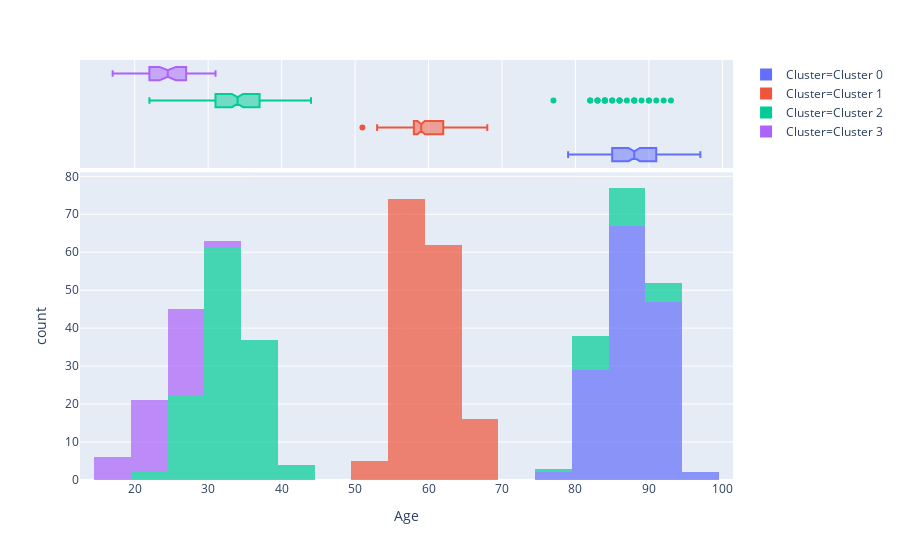

The code cell stored with this chart in its notebook:
### Code cell
# plot a model
plot_model(kmeans,plot='distribution',feature='Age')

### Figure 1 — Plotly figure (JSON) as saved in the notebook; plotly's stock layout.template omitted (floating-point values rounded to 4 significant figures; data arrays with more than 128 entries replaced by an {"elided": "..."} marker saying what was removed)
{"data": [{"alignmentgroup": "True", "bingroup": "x", "hoverlabel": {"namelength": 0}, "hovertemplate": "Cluster=Cluster 0<br>Age=%{x}<br>count=%{y}", "legendgroup": "Cluster=Cluster 0", "marker": {"color": "#636efa", "opacity": 0.7}, "name": "Cluster=Cluster 0", "offsetgroup": "Cluster=Cluster 0", "orientation": "v", "showlegend": true, "type": "histogram", "x": {"elided": "147 int values"}, "xaxis": "x", "yaxis": "y"}, {"alignmentgroup": "True", "customdata": {"elided": "147x5 mixed values"}, "hoverlabel": {"namelength": 0}, "hovertemplate": "Cluster=%{customdata[4]}<br>Age=%{customdata[0]}<br>Income=%{customdata[1]}<br>SpendingScore=%{customdata[2]}<br>Savings=%{customdata[3]}", "legendgroup": "Cluster=Cluster 0", "marker": {"color": "#636efa"}, "name": "Cluster=Cluster 0", "notched": true, "offsetgroup": "Cluster=Cluster 0", "showlegend": false, "type": "box", "x": {"elided": "147 int values"}, "xaxis": "x2", "yaxis": "y2"}, {"alignmentgroup": "True", "bingroup": "x", "hoverlabel": {"namelength": 0}, "hovertemplate": "Cluster=Cluster 1<br>Age=%{x}<br>count=%{y}", "legendgroup": "Cluster=Cluster 1", "marker": {"color": "#EF553B", "opacity": 0.7}, "name": "Cluster=Cluster 1", "offsetgroup": "Cluster=Cluster 1", "orientation": "v", "showlegend": true, "type": "histogram", "x": {"elided": "157 int values"}, "xaxis": "x", "yaxis": "y"}, {"alignmentgroup": "True", "customdata": {"elided": "157x5 mixed values"}, "hoverlabel": {"namelength": 0}, "hovertemplate": "Cluster=%{customdata[4]}<br>Age=%{customdata[0]}<br>Income=%{customdata[1]}<br>SpendingScore=%{customdata[2]}<br>Savings=%{customdata[3]}", "legendgroup": "Cluster=Cluster 1", "marker": {"color": "#EF553B"}, "name": "Cluster=Cluster 1", "notched": true, "offsetgroup": "Cluster=Cluster 1", "showlegend": false, "type": "box", "x": {"elided": "157 int values"}, "xaxis": "x2", "yaxis": "y2"}, {"alignmentgroup": "True", "bingroup": "x", "hoverlabel": {"namelength": 0}, "hovertemplate": "Cluster=Cluster 2<br>Age=%{x}<br>count=%{y}", "legendgroup": "Cluster=Cluster 2", "marker": {"color": "#00cc96", "opacity": 0.7}, "name": "Cluster=Cluster 2", "offsetgroup": "Cluster=Cluster 2", "orientation": "v", "showlegend": true, "type": "histogram", "x": {"elided": "151 int values"}, "xaxis": "x", "yaxis": "y"}, {"alignmentgroup": "True", "customdata": {"elided": "151x5 mixed values"}, "hoverlabel": {"namelength": 0}, "hovertemplate": "Cluster=%{customdata[4]}<br>Age=%{customdata[0]}<br>Income=%{customdata[1]}<br>SpendingScore=%{customdata[2]}<br>Savings=%{customdata[3]}", "legendgroup": "Cluster=Cluster 2", "marker": {"color": "#00cc96"}, "name": "Cluster=Cluster 2", "notched": true, "offsetgroup": "Cluster=Cluster 2", "showlegend": false, "type": "box", "x": {"elided": "151 int values"}, "xaxis": "x2", "yaxis": "y2"}, {"alignmentgroup": "True", "bingroup": "x", "hoverlabel": {"namelength": 0}, "hovertemplate": "Cluster=Cluster 3<br>Age=%{x}<br>count=%{y}", "legendgroup": "Cluster=Cluster 3", "marker": {"color": "#ab63fa", "opacity": 0.7}, "name": "Cluster=Cluster 3", "offsetgroup": "Cluster=Cluster 3", "orientation": "v", "showlegend": true, "type": "histogram", "x": [27, 23, 25, 17, 24, 20, 23, 26, 23, 27, 23, 31, 22, 24, 29, 22, 28, 26, 25, 24, 24, 25, 20, 30, 25, 28, 20, 24, 22, 26, 17, 26, 28, 18, 21, 21, 17, 27, 25, 24, 28, 26, 28, 25, 24, 17, 29, 29, 28, 18], "xaxis": "x", "yaxis": "y"}, {"alignmentgroup": "True", "customdata": {"elided": "50x5 mixed values"}, "hoverlabel": {"namelength": 0}, "hovertemplate": "Cluster=%{customdata[4]}<br>Age=%{customdata[0]}<br>Income=%{customdata[1]}<br>SpendingScore=%{customdata[2]}<br>Savings=%{customdata[3]}", "legendgroup": "Cluster=Cluster 3", "marker": {"color": "#ab63fa"}, "name": "Cluster=Cluster 3", "notched": true, "offsetgroup": "Cluster=Cluster 3", "showlegend": false, "type": "box", "x": [27, 23, 25, 17, 24, 20, 23, 26, 23, 27, 23, 31, 22, 24, 29, 22, 28, 26, 25, 24, 24, 25, 20, 30, 25, 28, 20, 24, 22, 26, 17, 26, 28, 18, 21, 21, 17, 27, 25, 24, 28, 26, 28, 25, 24, 17, 29, 29, 28, 18], "xaxis": "x2", "yaxis": "y2"}], "layout": {"barmode": "relative", "legend": {"tracegroupgap": 0}, "margin": {"t": 60}, "xaxis": {"anchor": "y", "domain": [0, 1], "title": {"text": "Age"}}, "xaxis2": {"anchor": "y2", "domain": [0, 1], "matches": "x", "showgrid": true, "showticklabels": false}, "yaxis": {"anchor": "x", "domain": [0, 0.7326], "title": {"text": "count"}}, "yaxis2": {"anchor": "x2", "domain": [0.7426, 1], "matches": "y2", "showgrid": false, "showline": false, "showticklabels": false, "ticks": ""}}}
